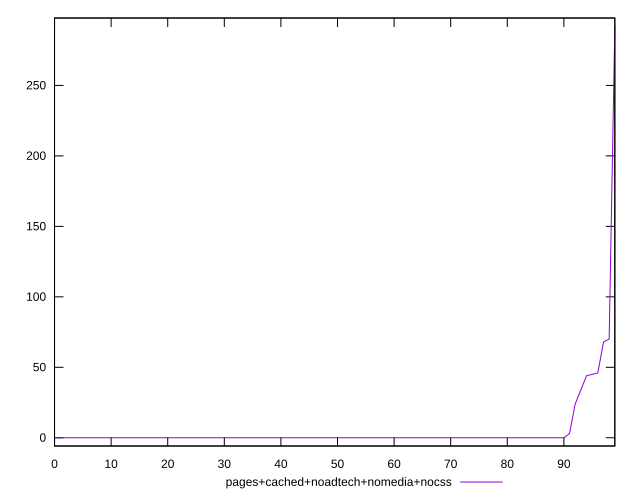

Write gnuplot code to recreate this figure.
reset

$pagesCachedNoadtechNomediaNocss <<EOF
0 0
1 0
2 0
3 0
4 0
5 0
6 0
7 0
8 0
9 0
10 0
11 0
12 0
13 0
14 0
15 0
16 0
17 0
18 0
19 0
20 0
21 0
22 0
23 0
24 0
25 0
26 0
27 0
28 0
29 0
30 0
31 0
32 0
33 0
34 0
35 0
36 0
37 0
38 0
39 0
40 0
41 0
42 0
43 0
44 0
45 0
46 0
47 0
48 0
49 0
50 0
51 0
52 0
53 0
54 0
55 0
56 0
57 0
58 0
59 0
60 0
61 0
62 0
63 0
64 0
65 0
66 0
67 0
68 0
69 0
70 0
71 0
72 0
73 0
74 0
75 0
76 0
77 0
78 0
79 0
80 0
81 0
82 0
83 0
84 0
85 0
86 0
87 0
88 0
89 0
90 0
91 3
92 24
93 34
94 44
95 45
96 46
97 68
98 70
99 292
EOF

set key outside below
set xrange [0:99]
set yrange [-5.84:297.84]
set trange [-5.84:297.84]
set terminal svg size 640, 500 enhanced background rgb 'white'
set output "report_00014_2021-02-09T15:56:05.503Z/render-blocking-resources/comparison/sorted/4_vs_5.svg"

plot $pagesCachedNoadtechNomediaNocss title "pages+cached+noadtech+nomedia+nocss" with line

reset
